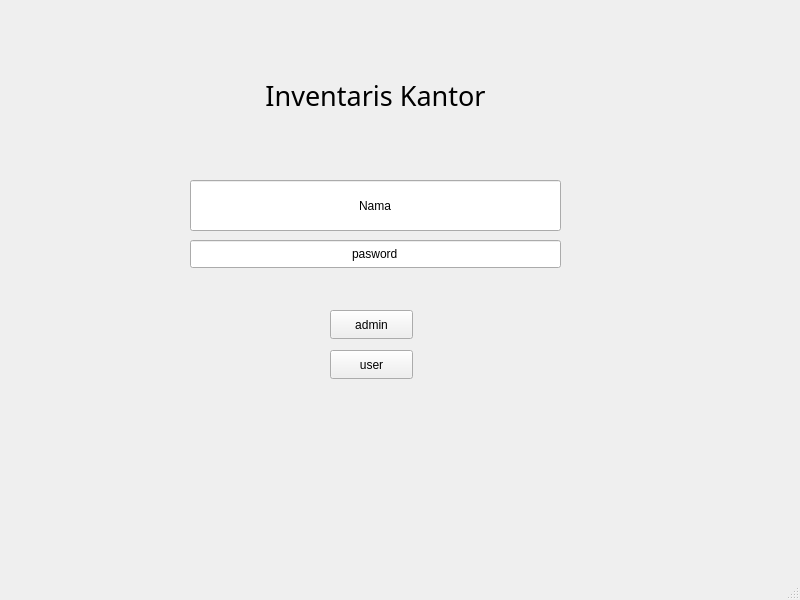
<?xml version="1.0" encoding="UTF-8"?>
<ui version="4.0">
 <class>MainWindow</class>
 <widget class="QMainWindow" name="MainWindow">
  <property name="geometry">
   <rect>
    <x>0</x>
    <y>0</y>
    <width>800</width>
    <height>600</height>
   </rect>
  </property>
  <property name="windowTitle">
   <string>MainWindow</string>
  </property>
  <widget class="QWidget" name="centralwidget">
   <widget class="QLineEdit" name="leNamaAdmin">
    <property name="geometry">
     <rect>
      <x>190</x>
      <y>180</y>
      <width>371</width>
      <height>51</height>
     </rect>
    </property>
    <property name="text">
     <string>Nama</string>
    </property>
    <property name="maxLength">
     <number>32775</number>
    </property>
    <property name="frame">
     <bool>true</bool>
    </property>
    <property name="alignment">
     <set>Qt::AlignmentFlag::AlignCenter</set>
    </property>
   </widget>
   <widget class="QPushButton" name="btnLoginAdmin">
    <property name="geometry">
     <rect>
      <x>330</x>
      <y>310</y>
      <width>83</width>
      <height>29</height>
     </rect>
    </property>
    <property name="text">
     <string>admin</string>
    </property>
   </widget>
   <widget class="QPushButton" name="btnLoginUser">
    <property name="geometry">
     <rect>
      <x>330</x>
      <y>350</y>
      <width>83</width>
      <height>29</height>
     </rect>
    </property>
    <property name="text">
     <string>user</string>
    </property>
   </widget>
   <widget class="QLineEdit" name="lePasswordAdmin">
    <property name="geometry">
     <rect>
      <x>190</x>
      <y>240</y>
      <width>371</width>
      <height>28</height>
     </rect>
    </property>
    <property name="text">
     <string>pasword</string>
    </property>
    <property name="echoMode">
     <enum>QLineEdit::EchoMode::Normal</enum>
    </property>
    <property name="alignment">
     <set>Qt::AlignmentFlag::AlignCenter</set>
    </property>
   </widget>
   <widget class="QLabel" name="label">
    <property name="geometry">
     <rect>
      <x>200</x>
      <y>60</y>
      <width>351</width>
      <height>71</height>
     </rect>
    </property>
    <property name="font">
     <font>
      <family>MS PGothic</family>
      <pointsize>20</pointsize>
     </font>
    </property>
    <property name="frameShadow">
     <enum>QFrame::Shadow::Plain</enum>
    </property>
    <property name="text">
     <string>Inventaris Kantor</string>
    </property>
    <property name="textFormat">
     <enum>Qt::TextFormat::AutoText</enum>
    </property>
    <property name="alignment">
     <set>Qt::AlignmentFlag::AlignCenter</set>
    </property>
    <property name="buddy">
     <cstring></cstring>
    </property>
   </widget>
  </widget>
  <widget class="QMenuBar" name="menubar">
   <property name="geometry">
    <rect>
     <x>0</x>
     <y>0</y>
     <width>800</width>
     <height>25</height>
    </rect>
   </property>
  </widget>
  <widget class="QStatusBar" name="statusbar"/>
 </widget>
 <resources/>
 <connections/>
</ui>
